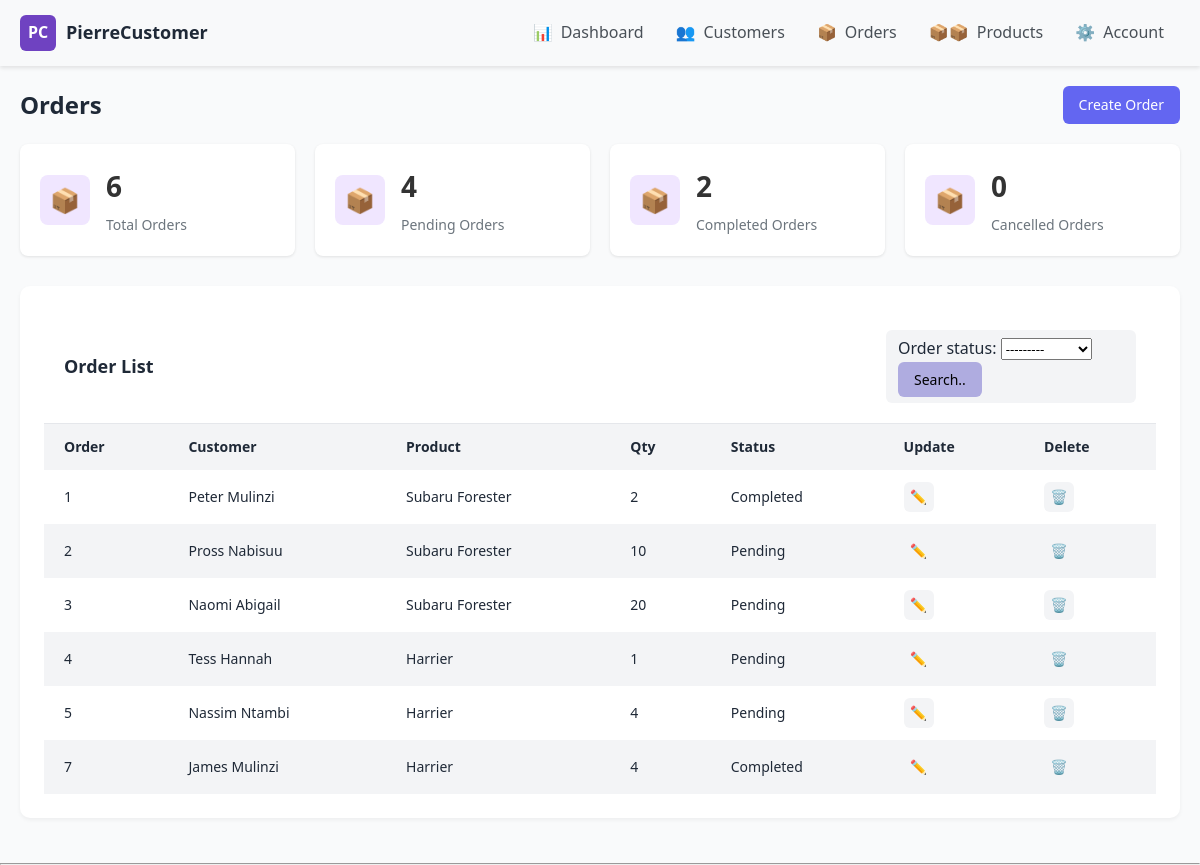
The page /orderPage/ on the database as committed earlier.
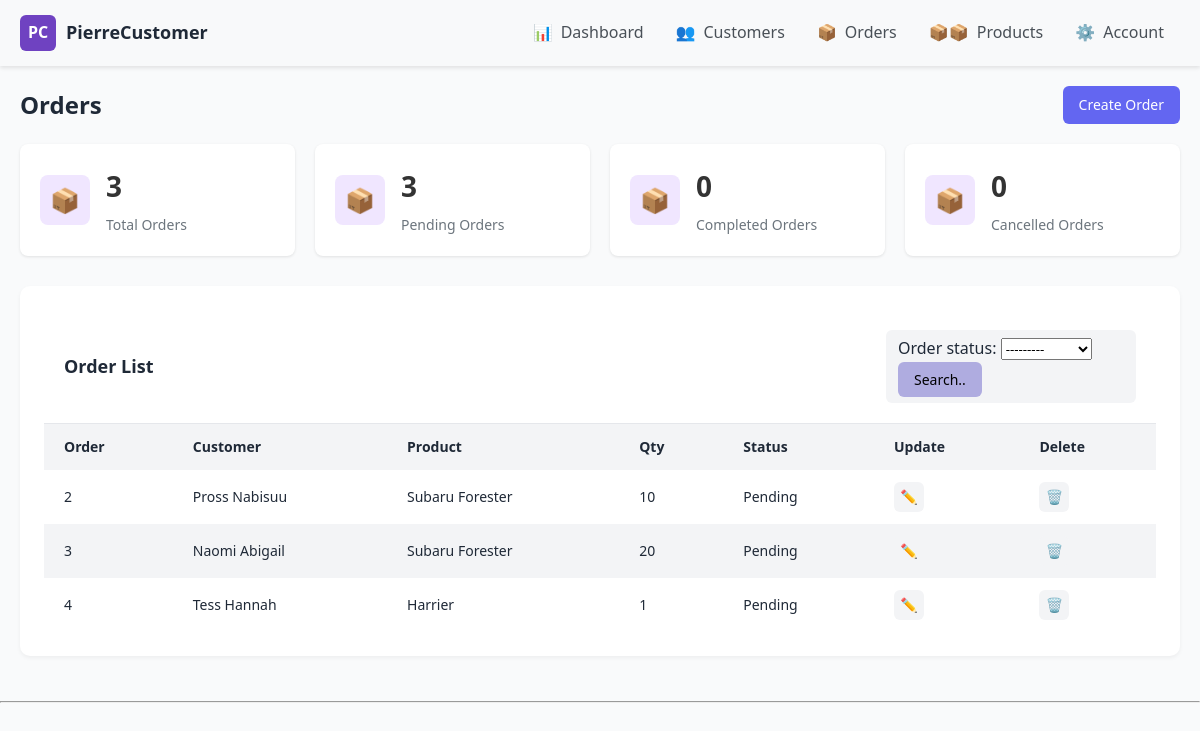
The same page on the database as committed later.
### pierre_CMS_App/models.py (models this page shows, shortened)
class Order(models.Model):
    ORDER_STATUS = (
        ('Pending', 'Pending'),
        ('Completed', 'Completed'),
        ('Cancelled', 'Cancelled'),
    )
    UNITS = (
        ('--select--', '--select--'),
        ('cars', 'cars'),
        ('pieces', 'pieces'),
        ('kgs', 'kgs'),
        ('tins', 'tins'),
        ('bags', 'bags'),
        ('trucks', 'trucks'),
        ('litres', 'litres'),
    )
    customer = models.ForeignKey(Customer, on_delete=models.CASCADE)
    Product = models.ForeignKey(Product, null=True, on_delete=models.CASCADE)
    order_number = models.PositiveIntegerField(auto_created=True, unique=True)
    Quantity = models.PositiveIntegerField(auto_created=True)
    Units = models.CharField(max_length=200, choices=UNITS, default='--Select--')
    order_status = models.CharField(max_length=200, choices=ORDER_STATUS, default='--Select--')
    order_date = models.DateTimeField(auto_now_add=True)
    delivery_address = models.CharField(max_length=200, null=True)
    notes = models.TextField(max_length=300, null=True, blank=True)

class Customer(models.Model):
    STATUS = (
        ('Premium', 'Premium'),
        ('Basic', 'Basic'),
    )
    first_name = models.CharField(max_length = 200)
    last_name = models.CharField(max_length = 200)
    phone = models.CharField(max_length=200)
    email = models.EmailField(max_length=200, null=True)
    address = models.CharField(max_length=200)
    date_created = models.DateTimeField(auto_now_add=True)
    membership_status = models.CharField(max_length=200, choices=STATUS, default='Basic')
    def __str__(self):
        return f"{self.first_name} {self.last_name}"

class Product(models.Model):
    CURRENCY = (
        ("UGX.", "UGX."),
        ("USD.", "USD."),
        ("EUR.", "EUR."),
        ("KSH.", "KSH."),
    )
    name = models.CharField(max_length=200, null=True)
    price = models.DecimalField(max_digits=10, decimal_places=2, null=True) #decimal field coz of currency/ monetary nature.
    product_model = models.CharField(max_length=200, null=True)
    date_created = models.DateTimeField(auto_now_add=True, null=True)
    currency = models.CharField(max_length=10, choices=CURRENCY, default='UGX.')
    def __str__(self):
        return self.name

### pierre_CMS_App/views.py (the view)
# urls.py: path('orderPage/', views.orders, name='ordersPage'),
def orders(request):
    orders = Order.objects.all()
    total_orders = orders.count()
    pending = Order.objects.filter(order_status = "Pending").count()
    completed = Order.objects.filter(order_status='Completed').count()
    cancelled = Order.objects.filter(order_status='Cancelled').count()
    myFilter = OrderFilter(request.GET, queryset=orders)
    orders = myFilter.qs
    context = {
        'orders': orders,
        'total_orders': total_orders,
        'pending': pending,
        'completed': completed,
        'cancelled': cancelled,
        'myFilter': myFilter,
    }
    return render(request, 'pierre_CMS_App/orderPage.html', context)

### pierre_CMS_App/templates/pierre_CMS_App/orderPage.html
{% extends "pierre_CMS_App/main.html" %}
{% block content %}
<div class="main">
    <div class="page-header">
        <h1 class="page-title">Orders</h1>
        <a class="btn btn-primary" href="{% url 'createOrder' %}" style="text-decoration: none;">Create Order</a>
    </div>
    <div class="stats">
        <div class="stat-card">
            <div class="stat-icon customers-icon">📦</div>
            <div class="stat-info">
                <h3>{{total_orders|default:"0"}}</h3>
                <p>Total Orders</p>
            </div>
        </div>
        <div class="stat-card">
            <div class="stat-icon customers-icon">📦</div>
            <div class="stat-info">
                <h3>{{pending|default:"0"}}</h3>
                <p>Pending Orders</p>
            </div>
        </div>
        <div class="stat-card">
            <div class="stat-icon customers-icon">📦</div>
            <div class="stat-info">
                <h3>{{completed|default:"0"}}</h3>
                <p>Completed Orders</p>
            </div>
        </div>
        <div class="stat-card">
            <div class="stat-icon customers-icon">📦</div>
            <div class="stat-info">
                <h3>{{cancelled|default:"0"}}</h3>
                <p>Cancelled Orders</p>
            </div>
        </div>
    </div>
    <div class="card">
        <div class="card-header">
            <h2 class="card-title">Order List</h2>
            <div class="filters">
                <div class="search-box">
                    <form method="get">
                        {{myFilter.form}}
                        <button class="btn btn-primry btn-outline-info" type="submit" style="background-color: rgb(175, 172, 224);">Search..</button>
                    </form>
                </div>
            </div>
        </div>
        <table>
            <thead>
                <tr>
                    <th>Order</th>
                    <th>Customer</th>
                    <th>Product</th>
                    <th>Qty</th>
                    <th>Status</th>
                    <th>Update</th>
                    <th>Delete</th>
                </tr>
            </thead>
            <tbody>
                {% for ord in orders %}
                    <tr>
                        <td>{{ord.order_number}}</td>
                        <td>{{ord.customer}}</td>
                        <td>{{ord.Product}}</td>
                        <td>{{ord.Quantity}}</td>
                        <td>{{ord.order_status}}</td>
                        <td>
                            <a class="btn-icon btn-edit" href="{% url 'updateOrder' ord.id %}" style="text-decoration: none;">✏️</a>
                        </td>
                        <td>
                            <a class="btn-icon btn-delete" href="{% url 'deleteOrder' ord.id %}" style="text-decoration: none;">🗑️</a>
                        </td>
                    </tr>
                {% endfor %}
            </tbody>
        </table>
    </div>
</div>
{% endblock %}

### pierre_CMS_App/templates/pierre_CMS_App/main.html (shortened to what this page needs)
{% load static %}
<!DOCTYPE html>
<html lang="en">
<head>
    <link rel="stylesheet" href="{% static 'css/main.css' %}">
</head>
<body>
    {% include "pierre_CMS_App/navbar.html" %}
    <div class="container">
        {% block content %}
        {% endblock %}
        <hr>
    </div>
</body>
</html>

### pierre_CMS_App/templates/pierre_CMS_App/navbar.html
{% load static %}
<nav class="navbar">
    <div class="navbar-container">
        <a href="#" class="logo">
            <div class="logo-icon">PC</div>
            <div class="logo-text">PierreCustomer</div>
        </a>
        <div class="nav-links">
            <a href="{% url 'dashboard' %}" class="nav-item">
            <span class="icon">📊</span>Dashboard
            </a>
            <a href="{% url 'customersPage' %}" class="nav-item">
            <span class="icon">👥</span>Customers
            </a>
            <a href="{% url 'ordersPage' %}" class="nav-item">
            <span class="icon">📦</span>Orders
            </a>
            <a href="{% url 'productsPage' %}" class="nav-item">
                <span class="icon">📦📦</span>Products
            </a>
            <a href="{% url 'settingsPage' %}" class="nav-item">
            <span class="icon">⚙️</span>Account
            </a>
        </div>
    </div>
</nav>

### static/css/main.css (style rules this page uses)
:root { --primary: #6366f1; --primary-light: #818cf8; --primary-dark: #4f46e5; --accent: #f472b6; --light: #f9fafb; --dark: #1f2937; --gray: #9ca3af; --gray-light: #f3f4f6; }
* { margin: 0; padding: 0; box-sizing: border-box; font-family: 'Segoe UI', Tahoma, Geneva, Verdana, sans-serif; }
body { background-color: var(--light); color: var(--dark); line-height: 1.6; }
* { margin: 0; padding: 0; box-sizing: border-box; }
.navbar { background-color: #f8f9fa; padding: 12px 20px; box-shadow: 0 2px 4px rgba(0,0,0,0.1); }
.navbar-container { display: flex; justify-content: space-between; align-items: center; max-width: 1200px; margin: 0 auto; }
.logo { display: flex; align-items: center; text-decoration: none; color: inherit; }
.logo-icon { background-color: #6f42c1; color: white; width: 36px; height: 36px; border-radius: 6px; display: flex; align-items: center; justify-content: center; font-weight: bold; margin-right: 10px; }
.logo-text { font-weight: bold; font-size: 18px; }
.nav-links { display: flex; }
.nav-item { display: flex; align-items: center; padding: 8px 16px; color: #495057; text-decoration: none; transition: all 0.2s; }
.nav-item .icon { margin-right: 8px; }
.main { flex: 1; padding: 20px; }
.page-header { display: flex; justify-content: space-between; align-items: center; margin-bottom: 20px; }
.page-title { margin: 0; font-size: 24px; font-weight: 600; }
.card { background-color: white; border-radius: 8px; box-shadow: 0 1px 3px rgba(0,0,0,0.1); padding: 24px; margin-bottom: 24px; }
.btn { padding: 8px 16px; border-radius: 6px; font-size: 14px; font-weight: 500; cursor: pointer; display: inline-flex; align-items: center; border: none; transition: all 0.2s; }
.btn-primary { background-color: var(--primary); color: white; }
.stats { display: flex; gap: 20px; margin-bottom: 30px; }
.stat-card { background-color: white; border-radius: 8px; box-shadow: 0 1px 3px rgba(0,0,0,0.1); padding: 20px; display: flex; align-items: center; flex: 1; min-width: 200px; transition: transform 0.2s; }
.stat-icon { width: 50px; height: 50px; border-radius: 8px; display: flex; align-items: center; justify-content: center; font-size: 24px; margin-right: 16px; }
.customers-icon { background-color: #f0e6ff; color: #6f42c1; }
.stat-info h3 { font-size: 28px; font-weight: 600; margin: 0 0 5px 0; color: #333; }
.stat-info p { margin: 0; color: #6c757d; font-size: 14px; }
.card { background-color: white; border-radius: 10px; box-shadow: 0 2px 4px rgba(0,0,0,0.05); margin-bottom: 25px; overflow: hidden; }
.card-header { padding: 20px; display: flex; justify-content: space-between; align-items: center; border-bottom: 1px solid #e5e7eb; }
.card-title { font-size: 18px; font-weight: 600; }
.search-box { display: flex; align-items: center; background-color: var(--gray-light); border-radius: 6px; padding: 6px 12px; width: 250px; }
table { width: 100%; border-collapse: collapse; }
th, td { padding: 12px 20px; text-align: left; }
th { background-color: var(--gray-light); font-weight: 600; font-size: 14px; color: var(--dark); }
tr:nth-child(even) { background-color: var(--gray-light); }
td { font-size: 14px; }
.btn-icon { width: 30px; height: 30px; border-radius: 6px; display: flex; align-items: center; justify-content: center; background-color: var(--gray-light); color: var(--dark); transition: all 0.2s; cursor: pointer; border: none; }

Rows that differ between the two databases and show on the page:
removed Order: order_number "1", customer "Peter Mulinzi", Product "Subaru Forester", Quantity "2", order_status "Completed"
removed Order: order_number "5", customer "Nassim Ntambi", Product "Harrier", Quantity "4", order_status "Pending"
removed Order: order_number "7", customer "James Mulinzi", Product "Harrier", Quantity "4", order_status "Completed"
Other text that changed with them:
{{ total_orders|default:"0" }}: "6" → "3"
{{ pending|default:"0" }}: "4" → "3"
{{ completed|default:"0" }}: "2" → "0"
